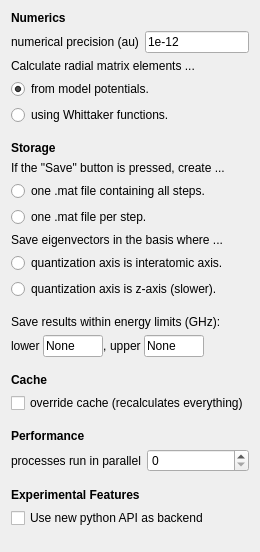
           <widget class="QWidget" name="scrollAreaWidgetContents_2">
            <property name="geometry">
             <rect>
              <x>0</x>
              <y>0</y>
              <width>200</width>
              <height>552</height>
             </rect>
            </property>
            <layout class="QVBoxLayout" name="verticalLayout_9">
             <item>
              <widget class="QLabel" name="label_91">
               <property name="font">
                <font>
                 <weight>75</weight>
                 <bold>true</bold>
                </font>
               </property>
               <property name="text">
                <string>Numerics</string>
               </property>
              </widget>
             </item>
             <item>
              <layout class="QFormLayout" name="formLayout_36">
               <property name="sizeConstraint">
                <enum>QLayout::SetDefaultConstraint</enum>
               </property>
               <property name="fieldGrowthPolicy">
                <enum>QFormLayout::ExpandingFieldsGrow</enum>
               </property>
               <property name="labelAlignment">
                <set>Qt::AlignLeading|Qt::AlignLeft|Qt::AlignVCenter</set>
               </property>
               <property name="formAlignment">
                <set>Qt::AlignLeading|Qt::AlignLeft|Qt::AlignTop</set>
               </property>
               <property name="verticalSpacing">
                <number>2</number>
               </property>
               <item row="0" column="0">
                <widget class="QLabel" name="label_system_precision">
                 <property name="text">
                  <string>numerical precision (au)</string>
                 </property>
                </widget>
               </item>
               <item row="0" column="1">
                <widget class="QLineEdit" name="lineedit_system_precision">
                 <property name="sizePolicy">
                  <sizepolicy hsizetype="Expanding" vsizetype="Fixed">
                   <horstretch>0</horstretch>
                   <verstretch>0</verstretch>
                  </sizepolicy>
                 </property>
                 <property name="inputMask">
                  <string>1e-12</string>
                 </property>
                </widget>
               </item>
              </layout>
             </item>
             <item>
              <widget class="QLabel" name="label">
               <property name="text">
                <string>Calculate radial matrix elements ...</string>
               </property>
              </widget>
             </item>
             <item>
              <widget class="QRadioButton" name="radiobutton_system_missingCalc">
               <property name="text">
                <string>from model potentials.</string>
               </property>
               <property name="checked">
                <bool>true</bool>
               </property>
              </widget>
             </item>
             <item>
              <widget class="QRadioButton" name="radiobutton_system_missingWhittaker">
               <property name="text">
                <string>using Whittaker functions.</string>
               </property>
               <property name="checked">
                <bool>false</bool>
               </property>
              </widget>
             </item>
             <item>
              <spacer name="verticalSpacer_24">
               <property name="orientation">
                <enum>Qt::Vertical</enum>
               </property>
               <property name="sizeType">
                <enum>QSizePolicy::Fixed</enum>
               </property>
               <property name="sizeHint" stdset="0">
                <size>
                 <width>20</width>
                 <height>10</height>
                </size>
               </property>
              </spacer>
             </item>
             <item>
              <widget class="QLabel" name="label_86">
               <property name="font">
                <font>
                 <weight>75</weight>
                 <bold>true</bold>
                </font>
               </property>
               <property name="text">
                <string>Storage</string>
               </property>
              </widget>
             </item>
             <item>
              <widget class="QLabel" name="label_27">
               <property name="text">
                <string>If the &quot;Save&quot; button is pressed, create ...</string>
               </property>
              </widget>
             </item>
             <item>
              <widget class="QRadioButton" name="radiobutton_system_matCombined">
               <property name="text">
                <string>one .mat file containing all steps.</string>
               </property>
               <property name="checked">
                <bool>false</bool>
               </property>
              </widget>
             </item>
             <item>
              <widget class="QRadioButton" name="radiobutton_system_matSeparate">
               <property name="text">
                <string>one .mat file per step.</string>
               </property>
               <property name="checked">
                <bool>false</bool>
               </property>
              </widget>
             </item>
             <item>
              <widget class="QLabel" name="label_87">
               <property name="text">
                <string>Save eigenvectors in the basis where ...</string>
               </property>
               <property name="textFormat">
                <enum>Qt::AutoText</enum>
               </property>
               <property name="alignment">
                <set>Qt::AlignBottom|Qt::AlignLeading|Qt::AlignLeft</set>
               </property>
               <property name="wordWrap">
                <bool>true</bool>
               </property>
              </widget>
             </item>
             <item>
              <widget class="QRadioButton" name="radiobutton_system_quantizationInteratomic">
               <property name="text">
                <string>quantization axis is interatomic axis.</string>
               </property>
               <property name="checked">
                <bool>false</bool>
               </property>
              </widget>
             </item>
             <item>
              <widget class="QRadioButton" name="radiobutton_system_quantizationZ">
               <property name="text">
                <string>quantization axis is z-axis (slower).</string>
               </property>
              </widget>
             </item>
             <item>
              <spacer name="verticalSpacer_26">
               <property name="orientation">
                <enum>Qt::Vertical</enum>
               </property>
               <property name="sizeType">
                <enum>QSizePolicy::Fixed</enum>
               </property>
               <property name="sizeHint" stdset="0">
                <size>
                 <width>20</width>
                 <height>10</height>
                </size>
               </property>
              </spacer>
             </item>
             <item>
              <widget class="QLabel" name="label_104">
               <property name="text">
                <string>Save results within energy limits (GHz):</string>
               </property>
               <property name="textFormat">
                <enum>Qt::AutoText</enum>
               </property>
               <property name="alignment">
                <set>Qt::AlignBottom|Qt::AlignLeading|Qt::AlignLeft</set>
               </property>
               <property name="wordWrap">
                <bool>true</bool>
               </property>
              </widget>
             </item>
             <item>
              <layout class="QHBoxLayout" name="horizontalLayout_11">
               <property name="spacing">
                <number>0</number>
               </property>
               <item>
                <layout class="QFormLayout" name="formLayout_39">
                 <property name="sizeConstraint">
                  <enum>QLayout::SetMinimumSize</enum>
                 </property>
                 <property name="fieldGrowthPolicy">
                  <enum>QFormLayout::ExpandingFieldsGrow</enum>
                 </property>
                 <property name="labelAlignment">
                  <set>Qt::AlignLeading|Qt::AlignLeft|Qt::AlignVCenter</set>
                 </property>
                 <property name="formAlignment">
                  <set>Qt::AlignLeading|Qt::AlignLeft|Qt::AlignTop</set>
                 </property>
                 <property name="horizontalSpacing">
                  <number>0</number>
                 </property>
                 <property name="verticalSpacing">
                  <number>0</number>
                 </property>
                 <item row="1" column="0">
                  <widget class="QLabel" name="label_106">
                   <property name="text">
                    <string>lower </string>
                   </property>
                   <property name="textFormat">
                    <enum>Qt::AutoText</enum>
                   </property>
                  </widget>
                 </item>
                 <item row="1" column="1">
                  <widget class="QLineEdit" name="lineedit_storage_minE">
                   <property name="sizePolicy">
                    <sizepolicy hsizetype="Expanding" vsizetype="Fixed">
                     <horstretch>0</horstretch>
                     <verstretch>0</verstretch>
                    </sizepolicy>
                   </property>
                   <property name="minimumSize">
                    <size>
                     <width>0</width>
                     <height>0</height>
                    </size>
                   </property>
                   <property name="maximumSize">
                    <size>
                     <width>60</width>
                     <height>16777215</height>
                    </size>
                   </property>
                   <property name="text">
                    <string>None</string>
                   </property>
                  </widget>
                 </item>
                </layout>
               </item>
               <item>
                <widget class="QLabel" name="label_107">
                 <property name="text">
                  <string>, </string>
                 </property>
                </widget>
               </item>
               <item>
                <layout class="QFormLayout" name="formLayout_40">
                 <property name="sizeConstraint">
                  <enum>QLayout::SetMinimumSize</enum>
                 </property>
                 <property name="fieldGrowthPolicy">
                  <enum>QFormLayout::ExpandingFieldsGrow</enum>
                 </property>
                 <property name="labelAlignment">
                  <set>Qt::AlignLeading|Qt::AlignLeft|Qt::AlignVCenter</set>
                 </property>
                 <property name="formAlignment">
                  <set>Qt::AlignLeading|Qt::AlignLeft|Qt::AlignTop</set>
                 </property>
                 <property name="horizontalSpacing">
                  <number>0</number>
                 </property>
                 <property name="verticalSpacing">
                  <number>0</number>
                 </property>
                 <item row="1" column="0">
                  <widget class="QLabel" name="label_108">
                   <property name="text">
                    <string>upper </string>
                   </property>
                   <property name="textFormat">
                    <enum>Qt::AutoText</enum>
                   </property>
                  </widget>
                 </item>
                 <item row="1" column="1">
                  <widget class="QLineEdit" name="lineedit_storage_maxE">
                   <property name="sizePolicy">
                    <sizepolicy hsizetype="Expanding" vsizetype="Fixed">
                     <horstretch>0</horstretch>
                     <verstretch>0</verstretch>
                    </sizepolicy>
                   </property>
                   <property name="minimumSize">
                    <size>
                     <width>0</width>
                     <height>0</height>
                    </size>
                   </property>
                   <property name="maximumSize">
                    <size>
                     <width>60</width>
                     <height>16777215</height>
                    </size>
                   </property>
                   <property name="text">
                    <string>None</string>
                   </property>
                  </widget>
                 </item>
                </layout>
               </item>
               <item>
                <spacer name="horizontalSpacer_13">
                 <property name="orientation">
                  <enum>Qt::Horizontal</enum>
                 </property>
                 <property name="sizeHint" stdset="0">
                  <size>
                   <width>5</width>
                   <height>20</height>
                  </size>
                 </property>
                </spacer>
               </item>
              </layout>
             </item>
             <item>
              <spacer name="verticalSpacer_23">
               <property name="orientation">
                <enum>Qt::Vertical</enum>
               </property>
               <property name="sizeType">
                <enum>QSizePolicy::Fixed</enum>
               </property>
               <property name="sizeHint" stdset="0">
                <size>
                 <width>20</width>
                 <height>10</height>
                </size>
               </property>
              </spacer>
             </item>
             <item>
              <widget class="QLabel" name="label_95">
               <property name="font">
                <font>
                 <weight>75</weight>
                 <bold>true</bold>
                </font>
               </property>
               <property name="text">
                <string>Cache</string>
               </property>
              </widget>
             </item>
             <item>
              <widget class="QCheckBox" name="checkbox_system_override">
               <property name="text">
                <string>override cache (recalculates everything)</string>
               </property>
              </widget>
             </item>
             <item>
              <spacer name="verticalSpacer_25">
               <property name="orientation">
                <enum>Qt::Vertical</enum>
               </property>
               <property name="sizeType">
                <enum>QSizePolicy::Fixed</enum>
               </property>
               <property name="sizeHint" stdset="0">
                <size>
                 <width>20</width>
                 <height>10</height>
                </size>
               </property>
              </spacer>
             </item>
             <item>
              <widget class="QLabel" name="label_90">
               <property name="font">
                <font>
                 <weight>75</weight>
                 <bold>true</bold>
                </font>
               </property>
               <property name="text">
                <string>Performance</string>
               </property>
              </widget>
             </item>
             <item>
              <layout class="QFormLayout" name="formLayout_35">
               <property name="sizeConstraint">
                <enum>QLayout::SetDefaultConstraint</enum>
               </property>
               <property name="fieldGrowthPolicy">
                <enum>QFormLayout::ExpandingFieldsGrow</enum>
               </property>
               <property name="labelAlignment">
                <set>Qt::AlignLeading|Qt::AlignLeft|Qt::AlignVCenter</set>
               </property>
               <property name="formAlignment">
                <set>Qt::AlignLeading|Qt::AlignLeft|Qt::AlignTop</set>
               </property>
               <property name="verticalSpacing">
                <number>2</number>
               </property>
               <item row="0" column="0">
                <widget class="QLabel" name="label_88">
                 <property name="text">
                  <string>processes run in parallel</string>
                 </property>
                 <property name="textFormat">
                  <enum>Qt::AutoText</enum>
                 </property>
                </widget>
               </item>
               <item row="0" column="1">
                <widget class="QSpinBox" name="spinbox_system_cores">
                 <property name="sizePolicy">
                  <sizepolicy hsizetype="Expanding" vsizetype="Fixed">
                   <horstretch>0</horstretch>
                   <verstretch>0</verstretch>
                  </sizepolicy>
                 </property>
                 <property name="statusTip">
                  <string>A value of 0 means that all available CPU cores are used.</string>
                 </property>
                 <property name="minimum">
                  <number>0</number>
                 </property>
                 <property name="maximum">
                  <number>9999</number>
                 </property>
                 <property name="value">
                  <number>0</number>
                 </property>
                </widget>
               </item>
              </layout>
             </item>
             <item>
             <spacer name="verticalSpacer_27">
               <property name="orientation">
                <enum>Qt::Vertical</enum>
               </property>
               <property name="sizeType">
                <enum>QSizePolicy::Fixed</enum>
               </property>
               <property name="sizeHint" stdset="0">
                <size>
                 <width>20</width>
                 <height>10</height>
                </size>
               </property>
              </spacer>
             </item>
             <item>
              <widget class="QLabel" name="label_90">
               <property name="font">
                <font>
                 <weight>75</weight>
                 <bold>true</bold>
                </font>
               </property>
               <property name="text">
                <string>Experimental Features</string>
               </property>
              </widget>
             </item>
             <item>
              <widget class="QCheckBox" name="checkbox_use_python_api">
               <property name="enabled">
                <bool>true</bool>
               </property>
               <property name="text">
                <string>Use new python API as backend</string>
               </property>
              </widget>
             </item>
             <item>
              <spacer name="verticalSpacer_5">
               <property name="orientation">
                <enum>Qt::Vertical</enum>
               </property>
               <property name="sizeType">
                <enum>QSizePolicy::Expanding</enum>
               </property>
               <property name="sizeHint" stdset="0">
                <size>
                 <width>20</width>
                 <height>0</height>
                </size>
               </property>
              </spacer>
             </item>
            </layout>
           </widget>
